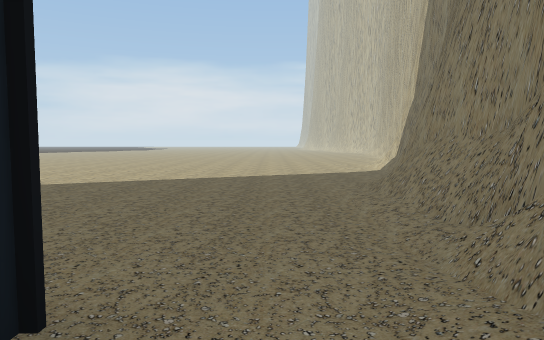
view 1 (above)

24 first-person views from a walk through a 3-D level made in the Unity game engine. The camera is 1.5 m above the floor, tilts 4° down and sees 70° across. The floor is counted in squares, 2 m on a side. Each view is taken from the middle of a square. On the plan, view 1 faces up. The plan holds only what a view shows up to about 12 squares ahead; the rest is blank. The place goes on beyond the plan. Some animated figures are left out.

view 2
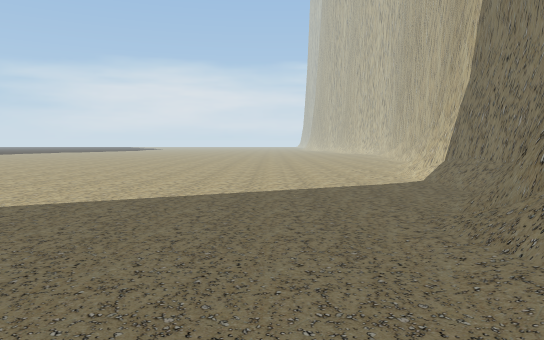

view 3
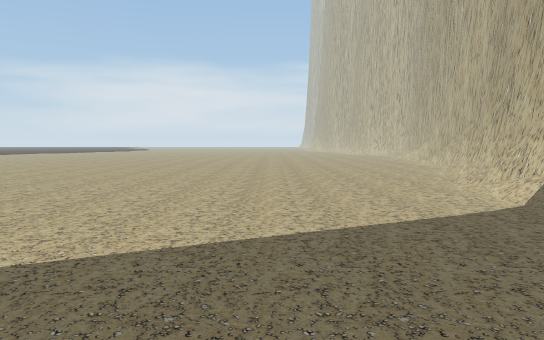

view 4
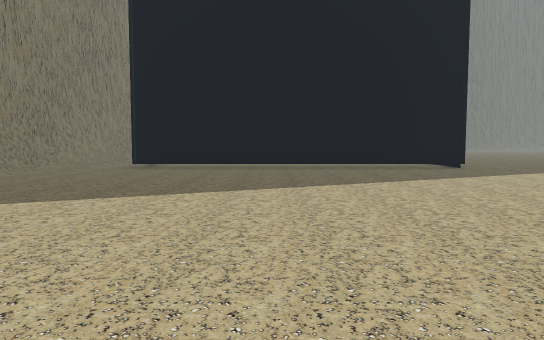

view 5
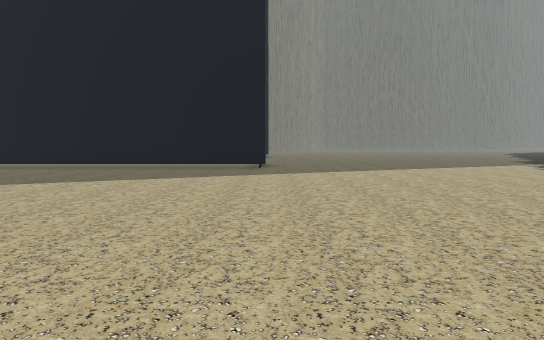

view 6
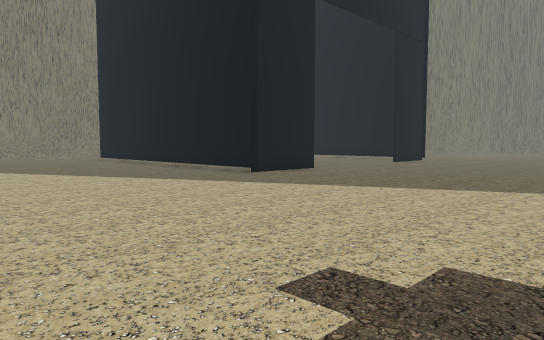

view 7
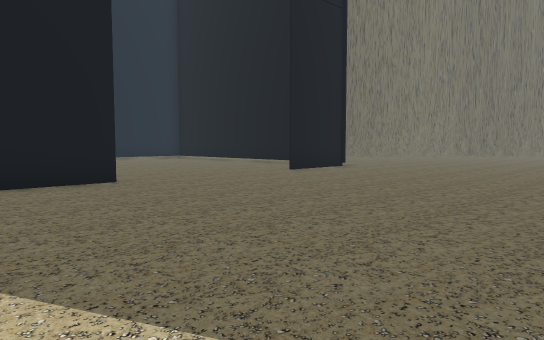

view 8
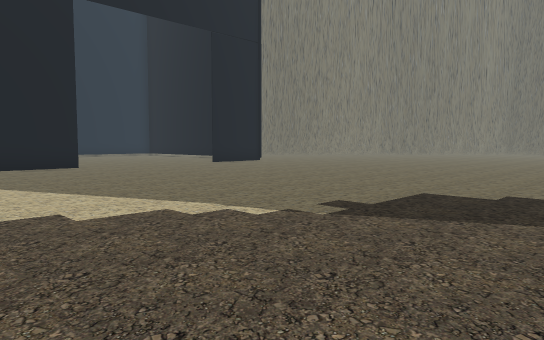

view 9
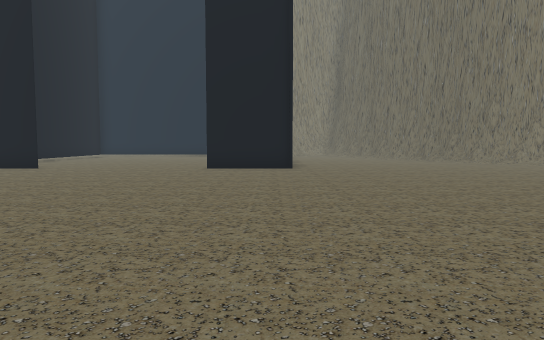

view 10
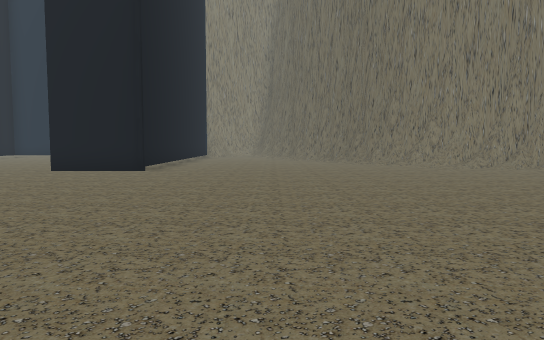

view 11
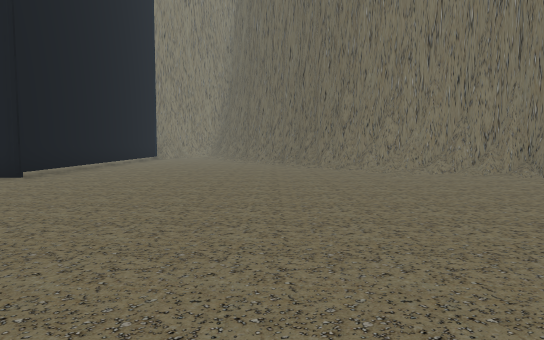

view 12
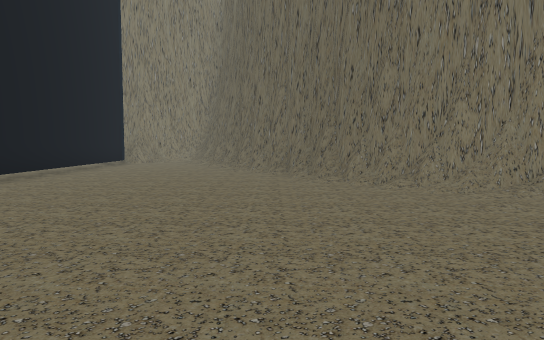

view 13
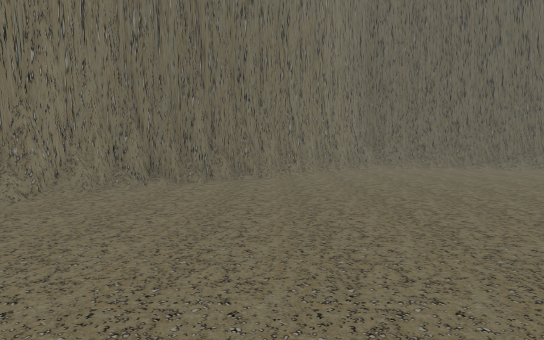

view 14
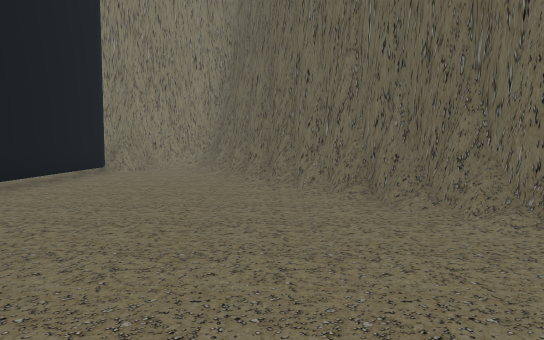

view 15
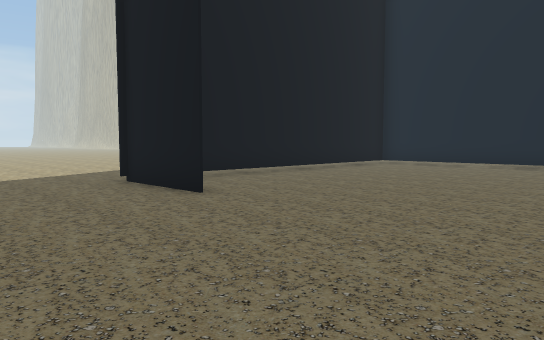

view 16
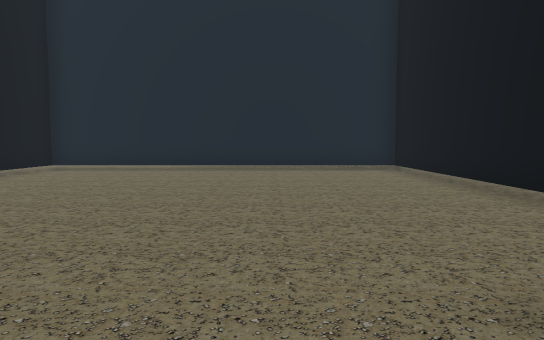

view 17
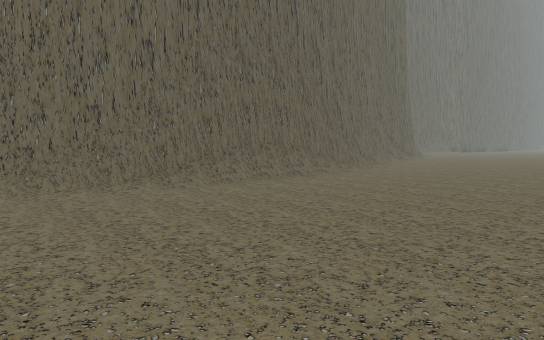

view 18
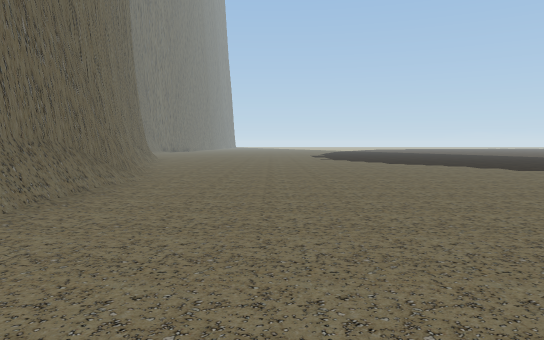

view 19
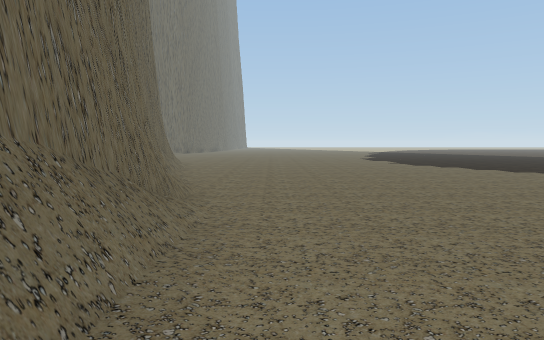

view 20
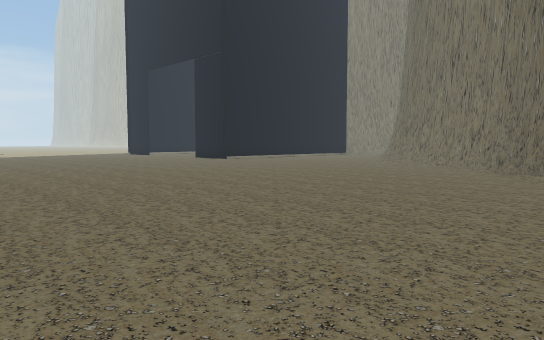

view 21
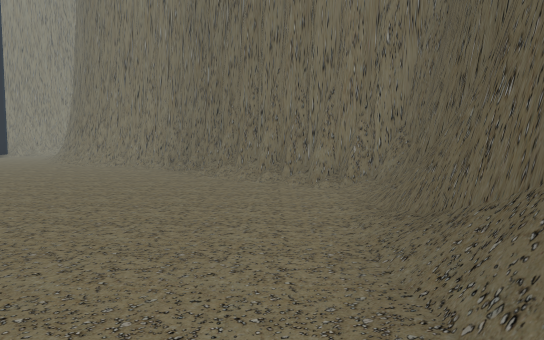

view 22
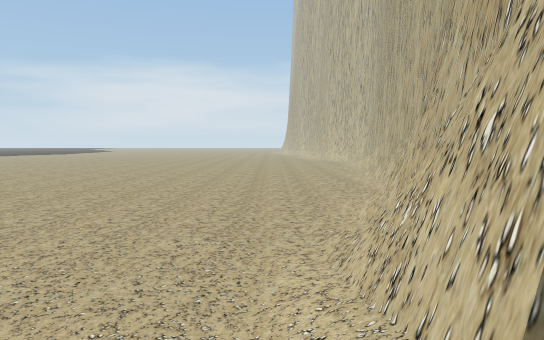

view 23
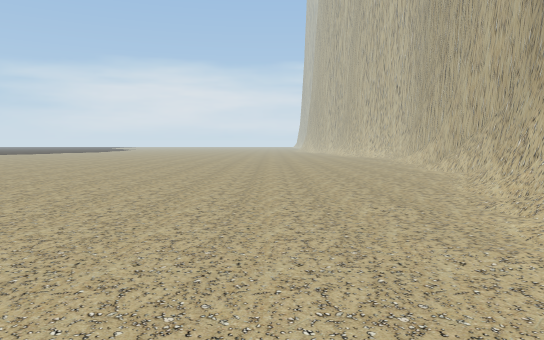

view 24
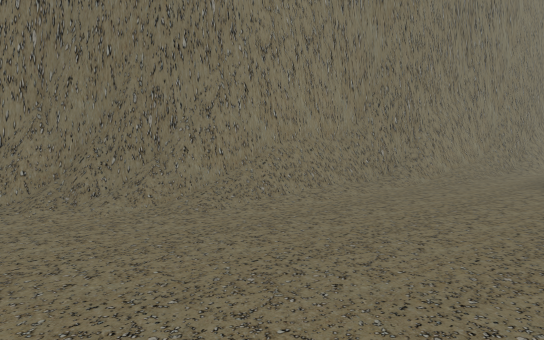

### Floor plan
Key: @ floor where view 1 was taken; # wall or solid block; . floor; / step, stairs or slope; = window, fence, low wall or low ledge; T thing the floor can be seen under or through.
Columns run from 29 left of view 1 to 5 right of it. Each row starts with its distance up from view 1.
 21                       .............
 20                       .............
 19                        ............
 18                      ..............
 17                      ............./
 16                       ............#
 15                      .............#
 14                      ............##
 13                   .   ...........#
 12                  ...  ........../#
 11                 ..... ........../#
 10                 ..... ........../#
  9                ................./#
  8            . ...................##
  7             ...................=#
  6            ....................##
  5            ....................#
  4             ...................#
  3       . .. ....................#
  2        .......................##
  1       ............###########.##
  0       ............#.........#@#
 -1        ...........#.........#.#
 -2        .....................#.#
 -3        .....................###
 -4        .....................##
 -5        .....................#
 -6         ....................#
 -7         ..........#.........#
 -8        ...........#.........##
 -9         ..........TTTTTTTTTT##
-10         .....................##
-11          ...................//#
-12         ...................####
-13 ..       ................###
-14 ...      ...............##
-15 .....   ..............###
-16 ......  .............##
-17 ..................../#
-18 ....................##
-19 ...................##
-20 ................../#
-21 .................###
-22 ................##
-23 ...............##
-24 ..////###/////##
-25 /###### #######

Where each view was taken, in squares from view 1:
view 1: 0 up, 0 right, facing up
view 2: 3 up, 0 right, facing up
view 3: 6 up, 0 right, facing up
view 4: 13 up, 5 left, facing down
view 5: 13 up, 11 left, facing down
view 6: 8 up, 18 left, facing down-right
view 7: 2 up, 18 left, facing down-right
view 8: 3 up, 23 left, facing down-right
view 9: 8 down, 22 left, facing right
view 10: 12 down, 21 left, facing right
view 11: 14 down, 19 left, facing right
view 12: 14 down, 15 left, facing right
view 13: 13 down, 13 left, facing down
view 14: 13 down, 11 left, facing right
view 15: 6 down, 14 left, facing up-right
view 16: 5 down, 12 left, facing right
view 17: 18 down, 16 left, facing down-left
view 18: 21 down, 17 left, facing left
view 19: 23 down, 21 left, facing left
view 20: 23 down, 22 left, facing up-right
view 21: 23 down, 22 left, facing right
view 22: 10 up, 3 right, facing up
view 23: 9 up, 1 right, facing up
view 24: 9 up, 2 left, facing down-right
